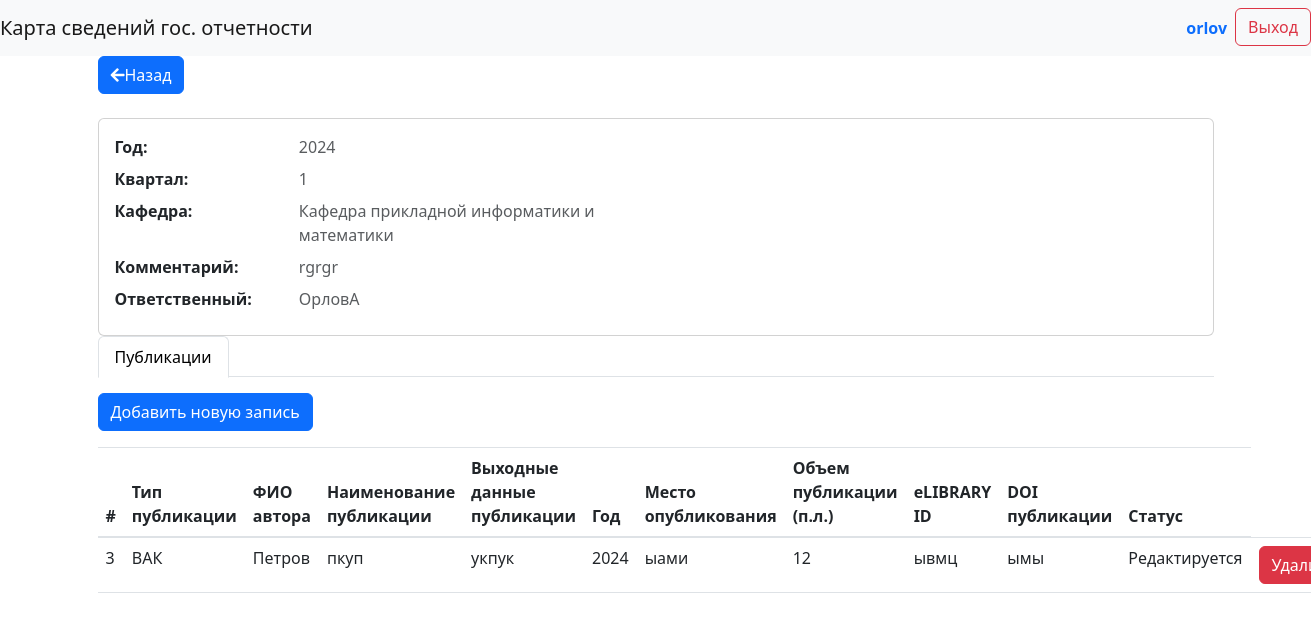
The app's page /map_details/1 (signed in) with its own data.
### gos_map/models.py (models this page shows, shortened)
class Map(models.Model):
    year = models.IntegerField(verbose_name="Год")
    quarter = models.CharField(max_length=1,choices=[("1","1"),("2","2"),("3","3"),("4","4")],verbose_name="Квартал")
    department = models.CharField(max_length=100,verbose_name="Кафедра")
    comment = models.TextField(verbose_name="Комментарий")
    responsible = models.ForeignKey(UserManager,on_delete=models.SET_NULL,verbose_name="Ответсвенный",null=True)
    status = models.CharField(max_length=20,choices=[("E","Редактируется"),("с","Завершено")],default="Редактируется",verbose_name="Статус")
    def get_map_id(id):
        try:
            return Map.objects.get(pk=id)
        except:
            return False

class UserManager(models.Model):
    login=models.CharField(max_length=100,verbose_name="Логин")
    password = models.CharField(max_length=100,verbose_name='Пароль')
    full_name = models.CharField(max_length=100,verbose_name="ФИО",blank = True)
    position = models.CharField(max_length=100,verbose_name="Должность",blank = True)
    faculty = models.CharField(max_length=100,verbose_name="Факультет",blank = True)
    department = models.CharField(max_length=100,verbose_name="Кафедра",blank = True)
    last_login = models.DateTimeField(auto_now=True)
    def __str__(self):
            return self.login

class Publications(models.Model):
    id_map = models.ForeignKey(Map,on_delete=models.CASCADE,verbose_name="Карта")
    type_publication = models.ForeignKey(TypePublications, on_delete=models.SET_NULL,verbose_name="Тип публикации",null=True)
    full_name_author = models.CharField(max_length=100,verbose_name="ФИО автора",blank=True)
    name_publication = models.CharField(max_length=1000,verbose_name="Наименование публикации",blank=True)
    exit_data = models.TextField(verbose_name="Выходные данные публикации (Название журнала, Номер, Том, страницы)",blank=True)
    year = models.IntegerField(verbose_name="Год",blank=True)
    place_publication = models.TextField(verbose_name="Место опубликования",blank=True)
    volume_publication=models.IntegerField(verbose_name="Объем публикации (п.л.)",blank=True,null=True)
    eLIBRARY_ID=models.CharField(max_length=50,verbose_name="eLIBRARY ID",blank=True,null=True)
    doi_publication= models.CharField(max_length=50,verbose_name="DOI публикации",blank=True,null=True)
    status = models.CharField(max_length=20,choices=[("E","Редактируется"),("с","Завершено")],default="Редактируется",verbose_name="Статус")

class TypePublications(models.Model):
    name_type_publications=models.CharField(max_length=100,verbose_name="Тип публикации")
    def __str__(self):
            return self.name_type_publications

### gos_map/views.py (the view, shortened to what this page needs)
# urls.py: path('map_details/<int:pk>',MapDetails.as_view(),name='map_details'),
class MapDetails(View):
    def get(self,request,pk):
        user_full_name = request.session.get('user_full_name')
        data = get_object_or_404(Map, pk=pk)
        request.session['map_id']=pk
        publications=Publications.objects.filter(id_map=Map.get_map_id(pk))
        context = {
            'user_full_name': user_full_name,
            'map':data,
            'publications':publications,
            'publicationsforms':PublicationForms(),
        }
        return render(request, 'map_details.html',context)

### gos_map/templates/map_details.html (shortened to what this page needs)
{% extends "base.html" %}
{% block content %}
    <div class="container">
        <a href="{% url 'home' %}" class="btn btn-primary mb-4"><i class="fas fa-arrow-left"></i>Назад
        </a>
        <div class="card">
            <div class="card-body">
                <div class="row">
                    <div class="col-md-6 text-left">
                        <div class="row mb-2">
                            <div class="col-sm-4">
                                <strong>Год:</strong>
                            </div>
                            <div class="col-sm-8"><span class="text-muted">{{ map.year }}</span>
                            </div>
                        </div>
                        <div class="row mb-2">
                            <div class="col-sm-4"><strong>Квартал:</strong>
                            </div>
                            <div class="col-sm-8"><span class="text-muted">{{ map.quarter }}</span></div>
                        </div>
                        <div class="row mb-2">
                            <div class="col-sm-4"><strong>Кафедра:</strong></div>
                            <div class="col-sm-8"><span class="text-muted">{{ map.department }}</span></div>
                        </div>
                        <div class="row mb-2">
                            <div class="col-sm-4"><strong>Комментарий:</strong></div>
                            <div class="col-sm-8"><span class="text-muted">{{ map.comment }}</span></div>
                        </div>
                        <div class="row mb-2">
                            <div class="col-sm-4"><strong>Ответственный:</strong></div>
                            <div class="col-sm-8"><span class="text-muted">{{ map.responsible }}</span></div>
                        </div>
                    </div>
                </div>
            </div>
        </div>
        <ul class="nav nav-tabs" id="myTab" role="tablist">
                <li class="nav-item" role="presentation">
                    <button class="nav-link active" id="records-tab" data-bs-toggle="tab" data-bs-target="#records" type="button" role="tab" aria-controls="records" aria-selected="true">Публикации</button>
                </li>
        </ul>
        <div class="tab-pane fade show active" id="records" role="tabpanel" aria-labelledby="records-tab">
            <button type="button" class="btn btn-primary mt-3" data-bs-toggle="modal" data-bs-target="#addPublicationModal">Добавить новую запись</button>
                    <table id="publicationTable" class="table mt-3">
                        <thead>
                            <tr>
                                <th>#</th>
                                <th>Тип публикации</th>
                                <th>ФИО автора</th>
                                <th>Наименование публикации</th>
                                <th>Выходные данные публикации </th>
                                <th>Год</th>
                                <th>Место опубликования</th>
                                <th>Объем публикации (п.л.)</th>
                                <th>eLIBRARY ID</th>
                                <th>DOI публикации</th>
                                <th>Статус</th>
                            </tr>
                        </thead>
                        <tbody>
                            {% for publication in publications %}
                            <tr>
                                <td>{{ publication.id }}</td>
                                <td>{{ publication.type_publication}}</td>
                                <td>{{ publication.full_name_author }}</td>
                                <td>{{ publication.name_publication  }}</td>
                                <td>{{ publication.exit_data}}</td>
                                <td>{{ publication.year }}</td>
                                <td>{{ publication.place_publication}}</td>
                                <td>{{ publication.volume_publication}}</td>
                                <td>{{ publication.eLIBRARY_ID}}</td>
                                <td>{{ publication.doi_publication }}</td>
                                <td>{{ publication.get_status_display}}</td>
                                <td><button class="btn btn-danger open-delete-modal" data-bs-toggle="modal" data-bs-target="#deletePublicationModal" data-id="{{ publication.id }}">Удалить</button></td>
                            </tr>
                            {% endfor %}
                        </tbody>
                    </table>
            </div>
    </div>
{% endblock  %}

### records on screen
Map: year "2024", quarter "1", department "Кафедра прикладной информатики и математики", comment "rgrgr", responsible "ОрловА"
Publications: id "3", type_publication "ВАК", full_name_author "Петров", name_publication "пкуп", exit_data "укпук", year "2024", place_publication "ыами", volume_publication "12", eLIBRARY_ID "ывмц", doi_publication "ымы", status "Редактируется"

### other values on screen
{{ user_full_name }} "orlov"
